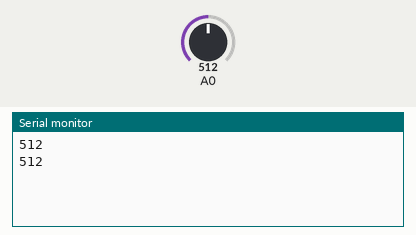
This sketch was run on a simulated Arduino Uno, built with avr-gcc and run on an emulated ATmega328P. Shown: the last lines printed to the serial monitor. The test bench sets the inputs (shaded band); at power-on: A0 = 512. The modem accepts every AT command (registered, SIM ready, sends succeed) and sends nothing else.

Above: at 1.7 s.
1.8 s: A0 set to 54
At 3.1 s:
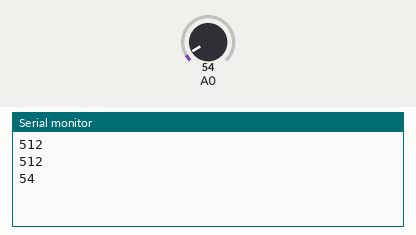
3.3 s: A0 set to 46
At 5.9 s:
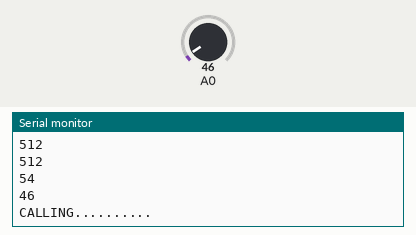
Timing chart, 0 to 7.4 s (numbered marks = the images above; inputs shaded):
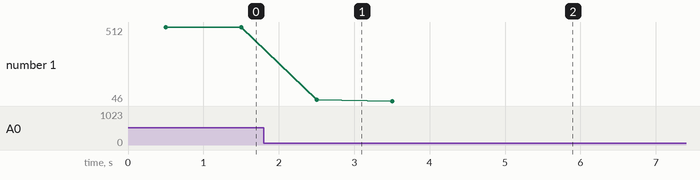

Measured:
- the behaviour switches between 50 and 49 on A0 (found by bisection; images 1 and 2)
- after the input at 1.8 s, the serial monitor: prints a new line after 0.70 s (image 1)
- after the input at 3.3 s, the serial monitor: prints a new line after 0.20 s (image 2)
- plotted number 1: 512 → 54 after the input at 1.8 s, 54 → 46 after the input at 3.3 s

The sketch:

GsmFlame.ino
```cpp
#include <SoftwareSerial.h>
SoftwareSerial cell(2,3);
void setup() {
cell.begin(9600);
delay(500);
Serial.begin(9600);
}
void loop() {
int val=analogRead(A0);
Serial.println(val);
delay(1000);
if (val<50)
  {
Serial.println("CALLING..........");
cell.println("ATD+919409492522;");
delay(10000);
cell.println("ATH");  // Attention Hook Control
   }
}
```
